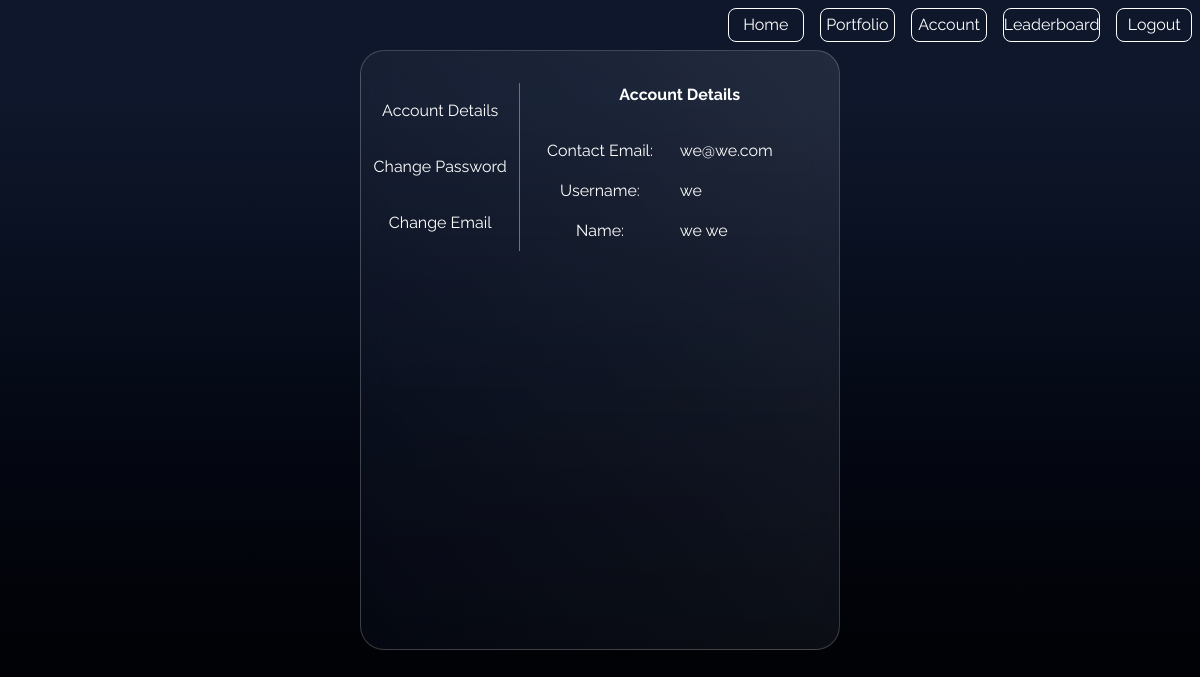
/account (signed in), run on the app's committed database.
### tables this page shows
CREATE TABLE users(
    userid integer PRIMARY KEY,
    username text unique not null,
    fname text not null,
    lname text not null,
    email text not null,
    hash text not null,
    balance integer 
, lastUpdate text);

### app.py (the view)
@app.route("/account")
@login_required
def account():
    db = sqlite3.connect("database.db")
    db.row_factory = dict_factory
    session["user_info"] = []
    for row in db.execute("SELECT username, fname, lname, email FROM users WHERE userid = ?", (session["user_id"],)):
        session["user_info"].append(row)
    return render_template("info.html", userInfo = session["user_info"])

### helpers.py (called while the page is built)
def login_required(f):
    @wraps(f)
    def decorated_function(*args, **kwargs):
        if session.get("user_id") is None:
            return redirect("/login")
        return f(*args, **kwargs)
    return decorated_function

def dict_factory(cursor, row):
    fields = [column[0] for column in cursor.description]
    return {key: value for key, value in zip(fields, row)}

### templates/info.html
{% extends "account.html" %}
{% block info %}
<div class="w-full text-center justify-center">
    <p class="font-bold">
        Account Details
    </p>
    <br>
    <table class="table-fixed w-full">
        <tbody>
            <tr class="">
                <td class="py-2 ">Contact Email:</td>
                <td class="py-2 text-left">{{userInfo[0].email}}</td>
            </tr>
            <tr class="">
                <td class="py-2 ">Username:</td>
                <td class="py-2 text-left">{{userInfo[0].username}}</td>
            </tr>
            <tr class="">
                <td class="py-2 ">Name:</td>
                <td class="py-2 text-left">{{userInfo[0].fname}} {{userInfo[0].lname}}</td>
            </tr>
        </tbody>
    </table>
</div>
{% endblock %}

### data on the page
users: email "we@we.com", username "we", fname "we", lname "we"
